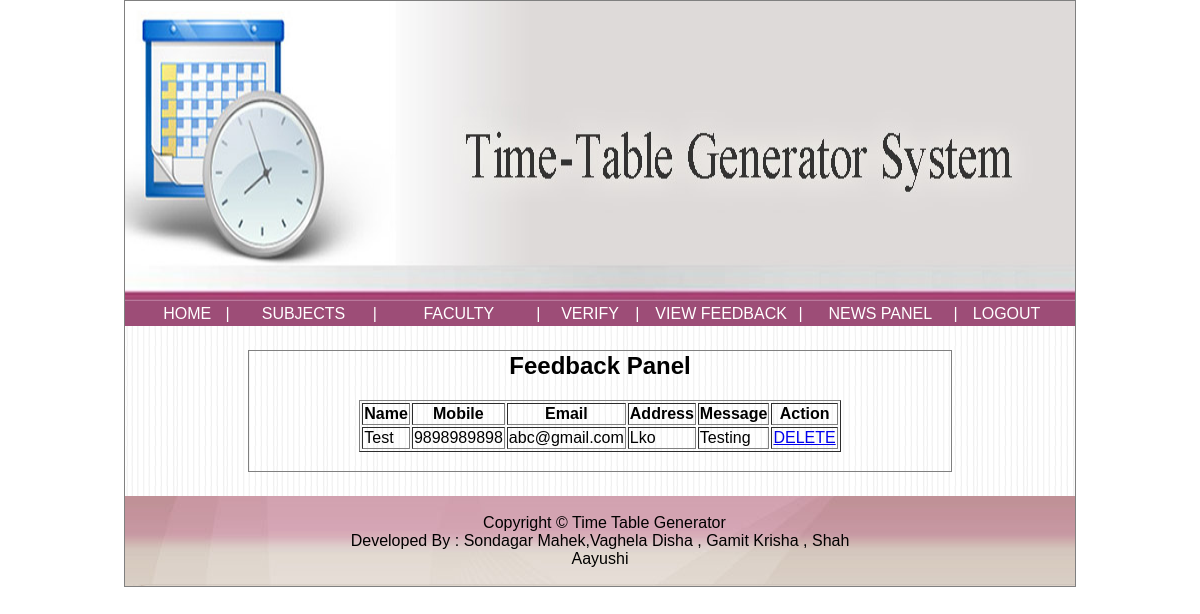
Screenshot of /admin/viewFeedback.php (signed in) with the database file from the repository.
### tables this page shows
CREATE TABLE `feedback` (
  `name` varchar(30) DEFAULT NULL,
  `mobile` decimal(10,0) DEFAULT NULL,
  `email` varchar(30) DEFAULT NULL,
  `address` varchar(100) DEFAULT NULL,
  `msg` varchar(100) DEFAULT NULL
);

### admin/viewFeedback.php (the view, shortened to what this page needs)
        <div style="width:950px;background-image:url('../images/bg.png');">
	<table>
	<tr>
	<td style="width:125px;">&nbsp;</td>
	<td style="width:700px;">&nbsp;</td>
	<td style="width:125px;">&nbsp;</td>
	</tr>
	<tr>
	<td style="width:125px;">&nbsp;</td>
	<td style="width:700px;border:1px solid gray;">
	<div id="my" style="width:700px;">
		<center><h2> Feedback Panel </h2>
	<?php
	include("../config.php");
	$q = "select * from feedback";
	$r = mysqli_query($con,$q);
	$c = mysqli_num_rows($r);
	if($c>0)
	{
		echo "<table border='1'>";
		echo "<tr>";
		echo "<th> Name </th><th> Mobile </th><th> Email </th><th> Address </th><th> Message </th><th> Action </th>";
		echo "</tr>";
		while($row = mysqli_fetch_array($r))
		{
			echo "<tr>";
			echo "<td>".$row['name']."</td>";
			echo "<td>".$row['mobile']."</td>";
			echo "<td>".$row['email']."</td>";
			echo "<td>".$row['address']."</td>";
			echo "<td>".$row['msg']."</td>";
			echo "<td> <a href='delFeedback.php?id=".$row['email']."'> DELETE </a> </td>";
			echo "</tr>";
		}
		echo "</table>";
	}
	else
	{
		echo "No Data to Display";
	}
	?>
	</center>
	<br>
	</div>
	</td>
	<td style="width:125px;">&nbsp;</td>
</tr>
<tr>
	<td style="width:125px;">&nbsp;</td>
	<td style="width:700px;">&nbsp;</td>
	<td style="width:125px;">&nbsp;</td>
</tr>
</table>
        </div>

### style.css (style rules this page uses)
body { font-family:arial; }
.link { display:block;color:White;background-color:#9D4D77;text-decoration:none;text-align: center; }

### rows the page displays
feedback: name "Test", mobile "9898989898", email "abc@gmail.com", address "Lko", msg "Testing"
